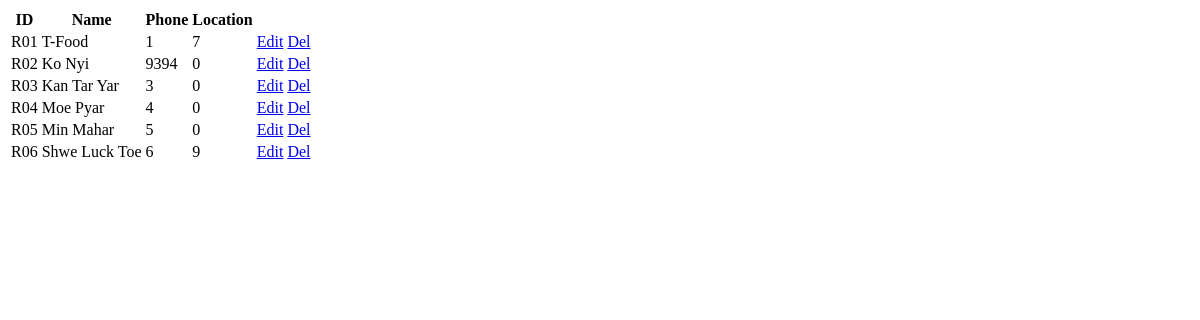
Page /sarkyamal/admin/restaurant-list.php on the earlier database version.
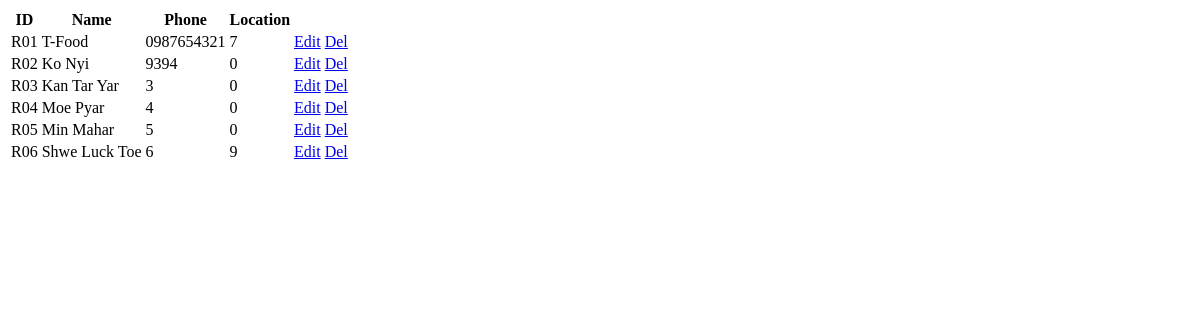
Same page on the later database version.
### tables this page shows
CREATE TABLE `restaurants` (
  `restaurant_id` varchar(10) NOT NULL,
  `restaurant_name` varchar(255) NOT NULL,
  `contact_ph` varchar(20) NOT NULL,
  `location` varchar(11) NOT NULL
);

### sarkyamal/admin/restaurant-list.php (the view, shortened to what this page needs)
<?php
	include("../config/connect.php");
	$select=mysqli_query($conn, "SELECT * FROM restaurants");
?>
<!DOCTYPE html>
<html lang="en">
<head>
</head>
<body>
<table>
	<tr>
		<th>ID</th>
      <th>Name</th>
      <th>Phone</th>
		<th>Location</th>
		<th></th>
		<th></th>
	</tr>
	<?php while ($data=mysqli_fetch_assoc($select)) : ?>
		<tr>
			<td> <?php echo $data['restaurant_id'];?> </td>
         <td> <?php echo $data['restaurant_name'];?> </td>
         <td> <?php echo $data['contact_ph'];?> </td>
         <td> <?php echo $data['location'];?> </td>
			<td> <a href="restaurant-edit.php?id=<?php echo $data['restaurant_id']; ?>"> Edit</a></td>
			<td> <a href="restaurant-del.php?id=<?php echo $data['restaurant_id']; ?>"> Del</a></td>
		</tr>
	<?php endwhile; ?>
</table>
</body>
</html>

Differences in the rows shown:
changed restaurants "T-Food": contact_ph "1" → "0987654321"
